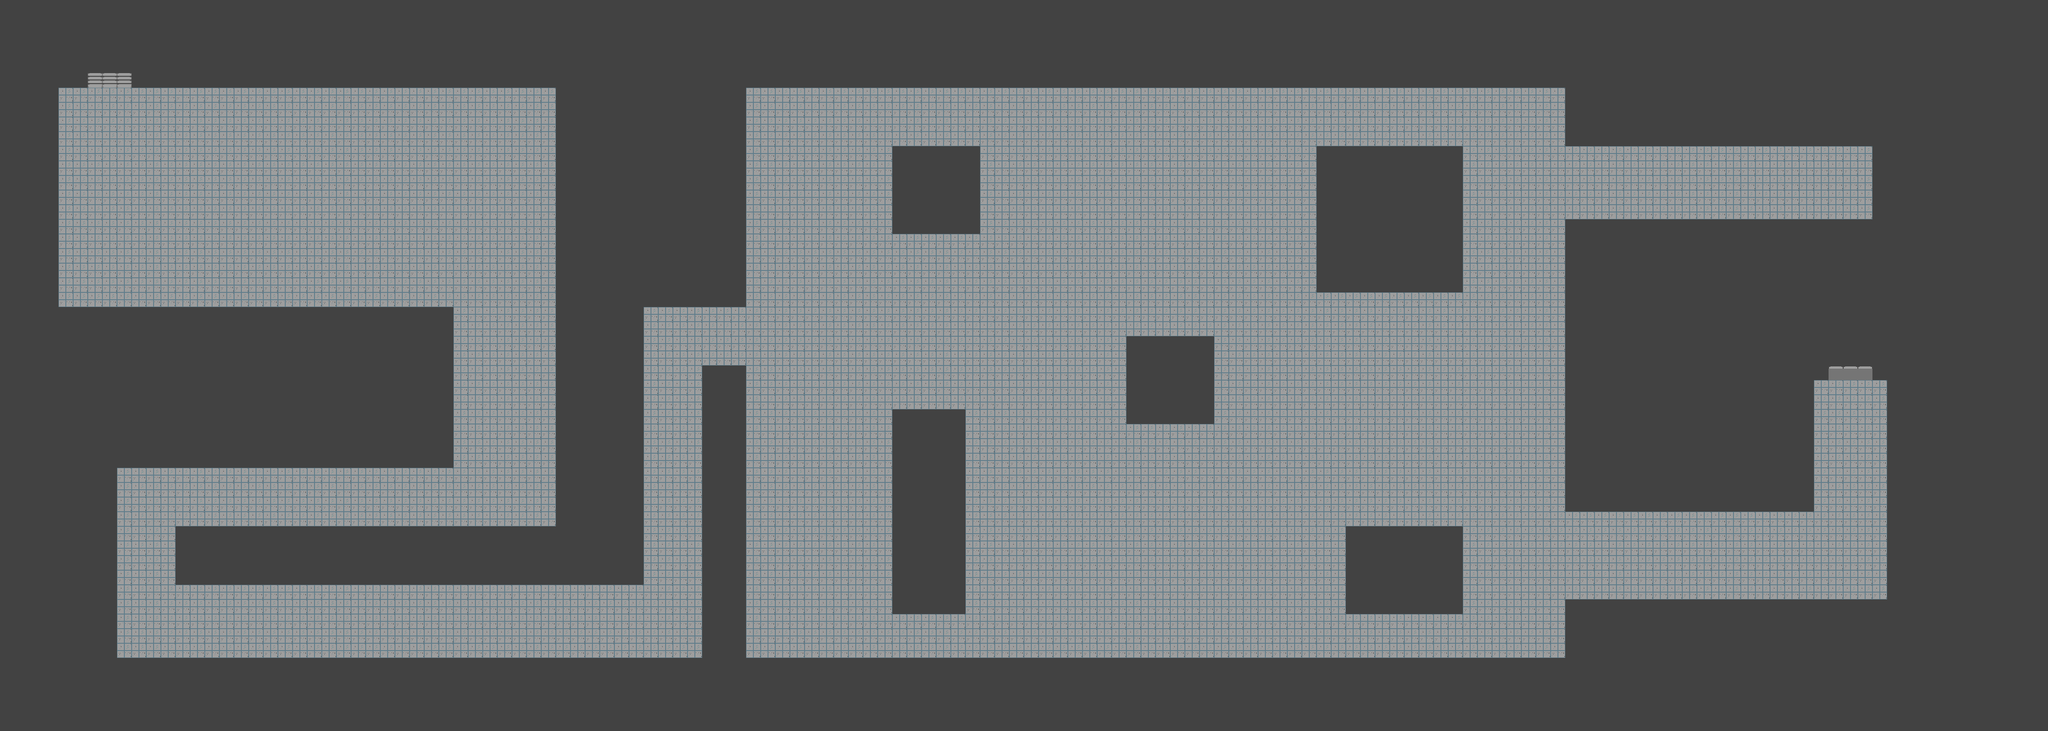

Tiled map render using the project's own tile images. Description and the map definition, with tile-layer contents summarised, below:
An orthogonal 140x50 tile map with 32x32 px tiles, 1 tile layer (Tile Layer 1).

<map version="1.9" tiledversion="1.9.2" orientation="orthogonal" renderorder="right-down" width="140" height="50" tilewidth="32" tileheight="32" infinite="0" nextlayerid="2" nextobjectid="1">
 <editorsettings>
  <export target="tomb_L3.csv" format="csv" />
 </editorsettings>
 <tileset firstgid="1" source="tomb_inside.tsx" />
 <layer id="1" name="Tile Layer 1" width="140" height="50">
  <data>[7000 cells, 7000 non-empty, 4 distinct tile ids]</data>
 </layer>
</map>
